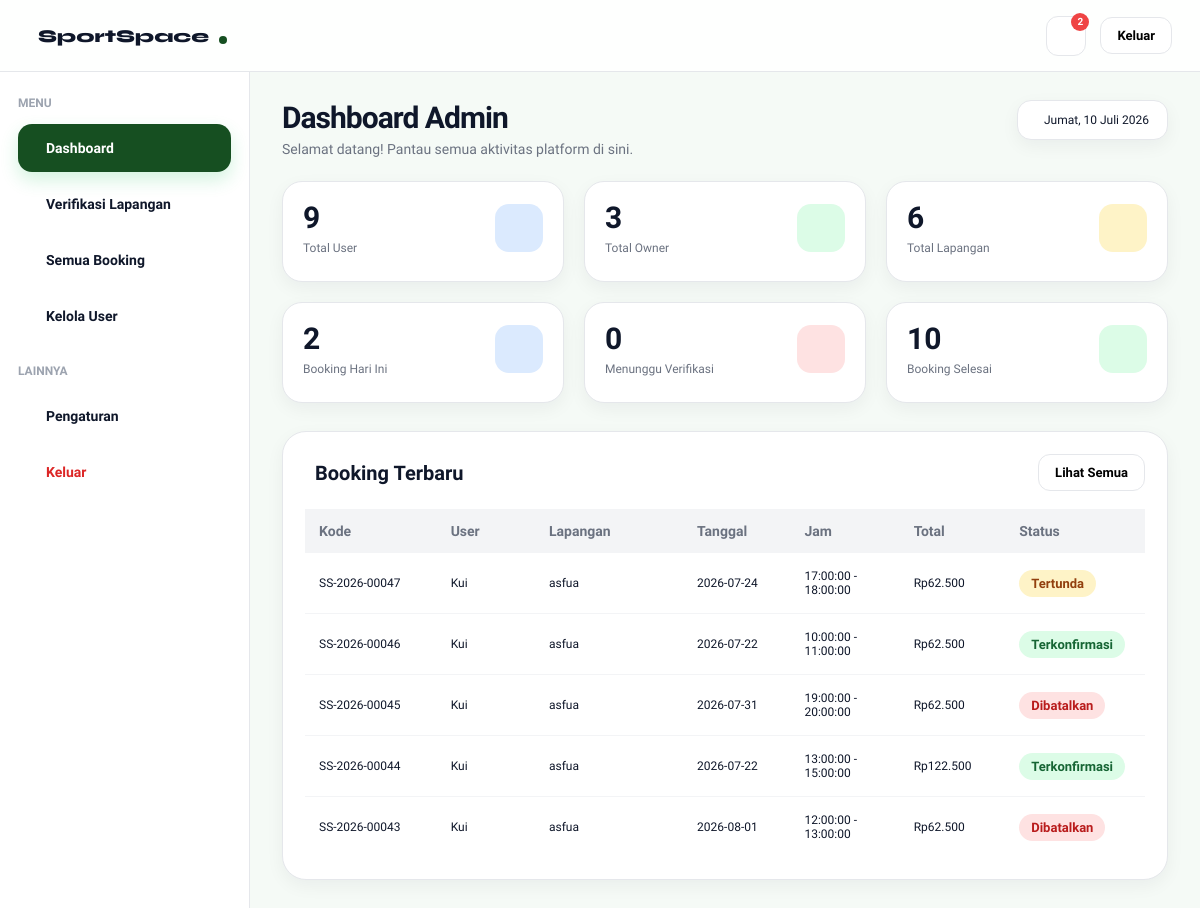
Before: /dashboard-admin.php?filter=semua with the older database file.
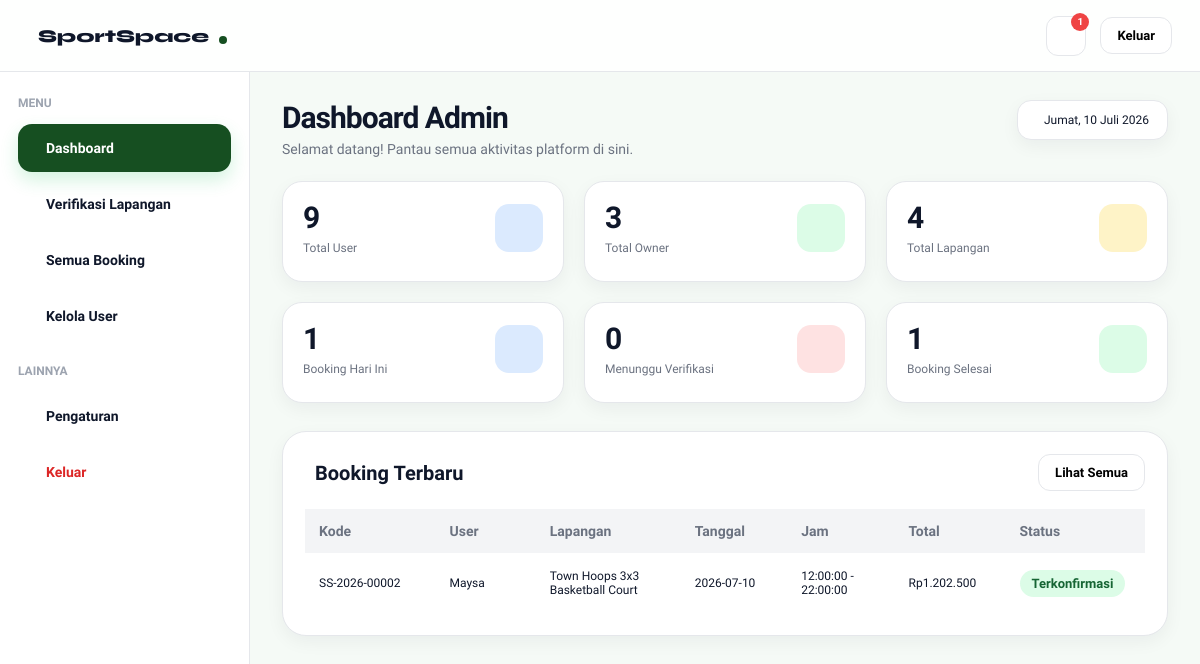
After: the same page with the newer database file.
### tables this page shows
CREATE TABLE `booking` (
  `booking_id` int(11) NOT NULL,
  `user_id` int(11) NOT NULL,
  `field_id` int(11) NOT NULL,
  `tanggal` date NOT NULL,
  `jam_mulai` time NOT NULL,
  `jam_selesai` time NOT NULL,
  `status` enum('tertunda','terkonfirmasi','ditolak','dibatalkan','selesai') NOT NULL DEFAULT 'tertunda',
  `created_at` timestamp NOT NULL DEFAULT current_timestamp(),
  `booking_code` varchar(20) DEFAULT NULL,
  `metode_pembayaran` varchar(30) DEFAULT NULL,
  `bank` varchar(30) DEFAULT NULL,
  `total` decimal(12,2) NOT NULL
);

CREATE TABLE `users` (
  `user_id` int(11) NOT NULL,
  `nama` varchar(50) NOT NULL,
  `email` varchar(100) NOT NULL,
  `telepon` varchar(15) NOT NULL,
  `password` varchar(255) NOT NULL,
  `role` enum('user','admin','owner') NOT NULL DEFAULT 'user',
  `aktif` enum('aktif','nonaktif') NOT NULL DEFAULT 'aktif',
  `created_at` timestamp NOT NULL DEFAULT current_timestamp()
);

CREATE TABLE `fields` (
  `field_id` int(11) NOT NULL,
  `owner_id` int(11) DEFAULT NULL,
  `nama_lapangan` varchar(100) NOT NULL,
  `jenis` varchar(50) NOT NULL,
  `harga` decimal(10,2) NOT NULL,
  `status` enum('tersedia','penuh') NOT NULL DEFAULT 'tersedia',
  `lokasi` varchar(255) DEFAULT NULL,
  `gambar` varchar(255) DEFAULT NULL,
  `deskripsi` text DEFAULT NULL,
  `owner_name` varchar(100) DEFAULT NULL,
  `owner_phone` varchar(20) DEFAULT NULL,
  `owner_address` varchar(255) DEFAULT NULL,
  `jam_operasional` varchar(50) DEFAULT NULL,
  `kapasitas` int(11) DEFAULT NULL,
  `jenis_lantai` varchar(50) DEFAULT NULL,
  `fasilitas` text DEFAULT NULL,
  `maps_link` text DEFAULT NULL,
  `google_maps_url` text DEFAULT NULL,
  `verifikasi` enum('pending','diterima','ditolak') NOT NULL DEFAULT 'pending',
  `durasi_slot` int(11) NOT NULL DEFAULT 1,
  `hari_libur` text DEFAULT NULL,
  `aktif` enum('aktif','nonaktif') NOT NULL
);

CREATE TABLE `payment` (
  `payment_id` int(11) NOT NULL,
  `booking_id` int(11) NOT NULL,
  `metode` enum('transfer','ewallet','cash') NOT NULL,
  `total` decimal(10,2) NOT NULL,
  `status` enum('tertunda','diverifikasi','ditolak') NOT NULL DEFAULT 'tertunda',
  `tanggal_bayar` timestamp NOT NULL DEFAULT current_timestamp(),
  `bank` varchar(30) DEFAULT NULL
);

### get-admin-dashboard.php (called while the page is built, shortened)
<?php
include "config.php";
$result = mysqli_query($conn, "
SELECT COUNT(*) AS total
FROM fields
");
$totalLapangan = mysqli_fetch_assoc($result)['total'];
$result = mysqli_query($conn,"
SELECT COUNT(*) AS total
FROM booking
WHERE tanggal = CURDATE()
");
$totalBookingHariIni = mysqli_fetch_assoc($result)['total'];
$result = mysqli_query($conn,"
SELECT COUNT(*) AS total
FROM booking
WHERE status='terkonfirmasi'
");
$totalBookingSelesai = mysqli_fetch_assoc($result)['total'];
$qNotifLapangan = mysqli_query($conn,"
    SELECT COUNT(*) AS total
    FROM fields
    WHERE verifikasi='pending'
");
$notifLapangan = mysqli_fetch_assoc($qNotifLapangan)['total'];
$qNotifBooking = mysqli_query($conn,"
    SELECT COUNT(*) AS total
    FROM booking
    WHERE DATE(created_at)=CURDATE()
    AND status='terkonfirmasi'
");
$notifBooking = mysqli_fetch_assoc($qNotifBooking)['total'];
$qNotifUser = mysqli_query($conn,"
    SELECT COUNT(*) AS total
    FROM users
    WHERE DATE(created_at)=CURDATE()
");
$notifUser = mysqli_fetch_assoc($qNotifUser)['total'];
$totalNotif = $notifLapangan + $notifBooking + $notifUser;

### get-booking-terbaru.php (called while the page is built)
<?php
include "config.php";
$queryBookingTerbaru = mysqli_query(
    $conn,
    "
    SELECT
        booking.booking_code,
        users.nama,
        fields.nama_lapangan,
        booking.tanggal,
        booking.jam_mulai,
        booking.jam_selesai,
        payment.total,
        booking.status
    FROM booking
    JOIN users
    ON booking.user_id = users.user_id
    JOIN fields
    ON booking.field_id = fields.field_id
    LEFT JOIN payment
    ON booking.booking_id = payment.booking_id
    ORDER BY booking.booking_id DESC
    LIMIT 5
    "
);

### dashboard-admin.php (the view, shortened to what the changed rows need)
<?php
include "get-admin-dashboard.php";
include "get-booking-terbaru.php";
?>
<!DOCTYPE html>
<html lang="id">
<head>
  <link rel="stylesheet" href="admin.css">
  <link rel="stylesheet" href="https://cdn.jsdelivr.net/npm/@tabler/icons-webfont@3.31.0/dist/tabler-icons.min.css">
</head>
<body>
   <nav class="navbar">
    <div class="navbar-actions">
      <div class="notif-container">
        <div class="notif" onclick="toggleNotif()"> <i class="ti ti-bell"></i>
          <span
            class="notif-badge"
            id="notifBadge"
            <?php if($totalNotif == 0): ?>
                style="display:none;"
            <?php endif; ?>
            >
            <?= $totalNotif ?>
          </span>
        </div>
    </div>
  </div>
</nav>
 <div class="dashboard-layout">
   <main class="dashboard-content loading" id="dashboardContent">
     <section id="section-dashboard">
      <div class="top-header">
        <div>
          <h1 class="page-title"> Dashboard Admin </h1>
        </div>
      </div>
        <div class="stats-grid">
    <div class="stat-card">
        <div class="stat-top">
            <div>
                <div class="stat-value"><?= $totalLapangan ?></div>
                <div class="stat-label">Total Lapangan</div>
            </div>
        </div>
    </div>
    <div class="stat-card">
        <div class="stat-top">
            <div>
                <div class="stat-value"><?= $totalBookingHariIni ?></div>
                <div class="stat-label">Booking Hari Ini</div>
            </div>
        </div>
    </div>
    <div class="stat-card">
        <div class="stat-top">
            <div>
                <div class="stat-value"><?= $totalBookingSelesai ?></div>
                <div class="stat-label">Booking Selesai</div>
            </div>
        </div>
    </div>
</div>
       <div class="card">
        <div class="table-wrapper">
          <table class="table">
            <thead>
              <tr>
                <th>Kode</th>
                <th>User</th>
                <th>Lapangan</th>
                <th>Tanggal</th>
                <th>Jam</th>
                <th>Total</th>
                <th>Status</th>
              </tr>
            </thead>
            <tbody>
              <?php while($row = mysqli_fetch_assoc($queryBookingTerbaru)) : ?>
                <tr>
                  <td><?= $row['booking_code']; ?></td>
                  <td><?= $row['nama']; ?></td>
                  <td><?= $row['nama_lapangan']; ?></td>
                  <td><?= $row['tanggal']; ?></td>
                  <td>
                    <?= $row['jam_mulai']; ?>
                    -
                    <?= $row['jam_selesai']; ?>
                  </td>
                  <td>Rp<?= number_format($row['total'], 0, ",", ".") ?></td>
                  <td>
                    <?php
                    $status = strtolower($row['status']);
                    if($status == "terkonfirmasi"){
                      echo '<span class="status-badge success">Terkonfirmasi</span>';
                    }
                    elseif($status == "tertunda"){
                      echo '<span class="status-badge warning">Tertunda</span>';
                    }
                    elseif($status == "dibatalkan"){
                      echo '<span class="status-badge danger">Dibatalkan</span>';
                    }
                    elseif($status == "selesai"){
                      echo '<span class="status-badge info">Selesai</span>';
                    }
                    else{
                      echo '<span class="status-badge">'.$row['status'].'</span>';
                    }
                    ?>
                  </td>
                </tr>
              <?php endwhile; ?>
            </tbody>
          </table>
        </div>
      </div>
    </section>
    </main>
  </div>
    </body>
    </html>

Changed rows visible on the page:
removed booking: booking_code "SS-2026-00047", user.nama "Kui", field.nama_lapangan "asfua", tanggal "2026-07-24", jam_mulai "17:00:00", jam_selesai "18:00:00", payment.total "62.500", status "Tertunda"
removed booking: booking_code "SS-2026-00046", user.nama "Kui", field.nama_lapangan "asfua", tanggal "2026-07-22", jam_mulai "10:00:00", jam_selesai "11:00:00", payment.total "62.500", status "Terkonfirmasi"
removed booking: booking_code "SS-2026-00045", user.nama "Kui", field.nama_lapangan "asfua", tanggal "2026-07-31", jam_mulai "19:00:00", jam_selesai "20:00:00", payment.total "62.500", status "Dibatalkan"
removed booking: booking_code "SS-2026-00044", user.nama "Kui", field.nama_lapangan "asfua", tanggal "2026-07-22", jam_mulai "13:00:00", jam_selesai "15:00:00", payment.total "122.500", status "Terkonfirmasi"
removed booking: booking_code "SS-2026-00043", user.nama "Kui", field.nama_lapangan "asfua", tanggal "2026-08-01", jam_mulai "12:00:00", jam_selesai "13:00:00", payment.total "62.500", status "Dibatalkan"
now on this page (row edited): booking: booking_code "SS-2026-00002", user.nama "Maysa", field.nama_lapangan "Town Hoops 3x3 Basketball Court", tanggal "2026-07-10", jam_mulai "12:00:00", jam_selesai "22:00:00", payment.total "1.202.500", status "Terkonfirmasi"
Other visible differences:
$totalNotif: "2" → "1"
$totalLapangan: "6" → "4"
$totalBookingHariIni: "2" → "1"
$totalBookingSelesai: "10" → "1"
